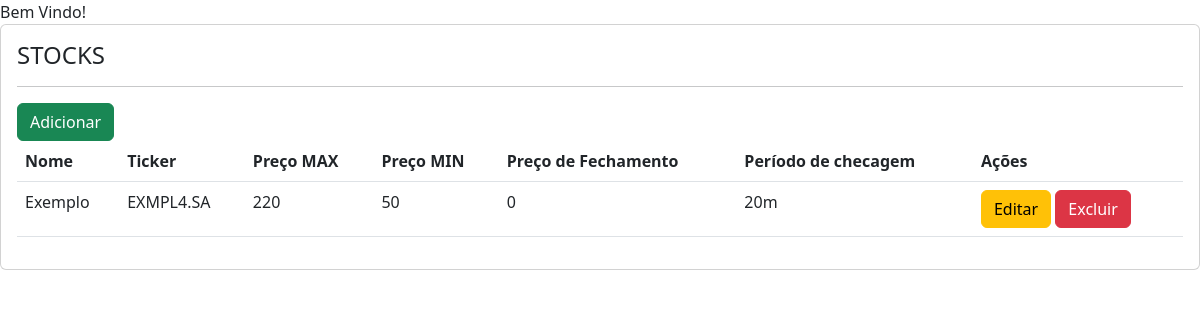
/, run on an earlier commit of the app's database.
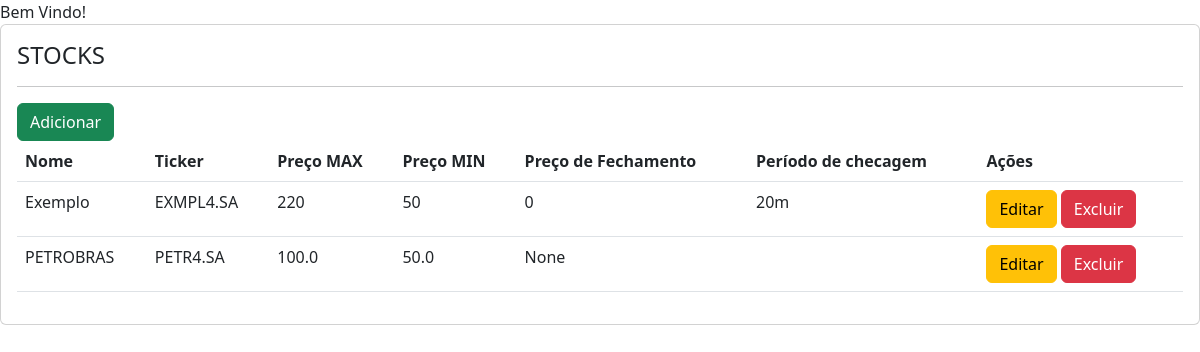
And on a later commit of the database.
### portal/models.py (models this page shows)
class Stock(models.Model):
    nome = models.CharField(max_length=255)
    frequencia = models.CharField(max_length=255,null='1m')
    ticker = models.CharField(max_length=255, null='1m')
    precomax = models.FloatField()
    precomin = models.FloatField()
    lastprice=models.FloatField(null=True)

### portal/views.py (the view)
# urls.py: path('', views.home, name='home'),  # path da pagina principal
def home(request):
    stocks = Stock.objects.all()
    context = {'stocks': stocks}
    return render(request, 'portal/home.html', context)

### portal/templates/portal/home.html
{% extends 'base.html'  %}
{% block content %}
Bem Vindo!
<div class="card">
    <div class="card-body">
        <h4>STOCKS</h4>
        <hr>
        <a class="btn btn-success" href="{% url 'home_add' %}">Adicionar</a>
        <table class="table">
            <thead>
                <tr>
                   <th>Nome</th>
                    <th>Ticker</th>
                    <th>Preço MAX</th>
                    <th>Preço MIN</th>
                    <th>Preço de Fechamento</th>
                    <th>Período de checagem</th>
                    <th>Ações</th>
                </tr>
            </thead>
            <tbody>
             <tr>
                <td>Exemplo</td>
                <td>EXMPL4.SA</td>
                <td>220</td>
                <td>50</td>
                <td>0</td>
                <td>20m</td>
                <td>
                    <button class="btn btn-warning">Editar </button>
                    <button class="btn btn-danger"> Excluir</button>
                </td>
            </tr>
            {% for stock in stocks %}
                 <tr>
                <td>{{stock.nome  }}</td>
                <td>{{ stock.ticker }}</td>
                <td>{{ stock.precomax }}</td>
                <td>{{ stock.precomin }}</td>
                <td>{{ stock.lastprice }}</td>
                 <td>{{ stock.frequencia }}</td>
                <td>
                    <a class="btn btn-warning" href="{% url 'home_edit' stock.id %}">Editar </a>
                    <a class="btn btn-danger" href="{% url 'home_delete' stock.id %}"> Excluir</a>
                </td>
            </tr>
            {% endfor %}
            </tbody>
        </table>
    </div>
</div>
{% endblock %}

What changed in the data, as far as the page shows it:
added Stock: nome "PETROBRAS", ticker "PETR4.SA", precomax "100.0", precomin "50.0", lastprice "None"
